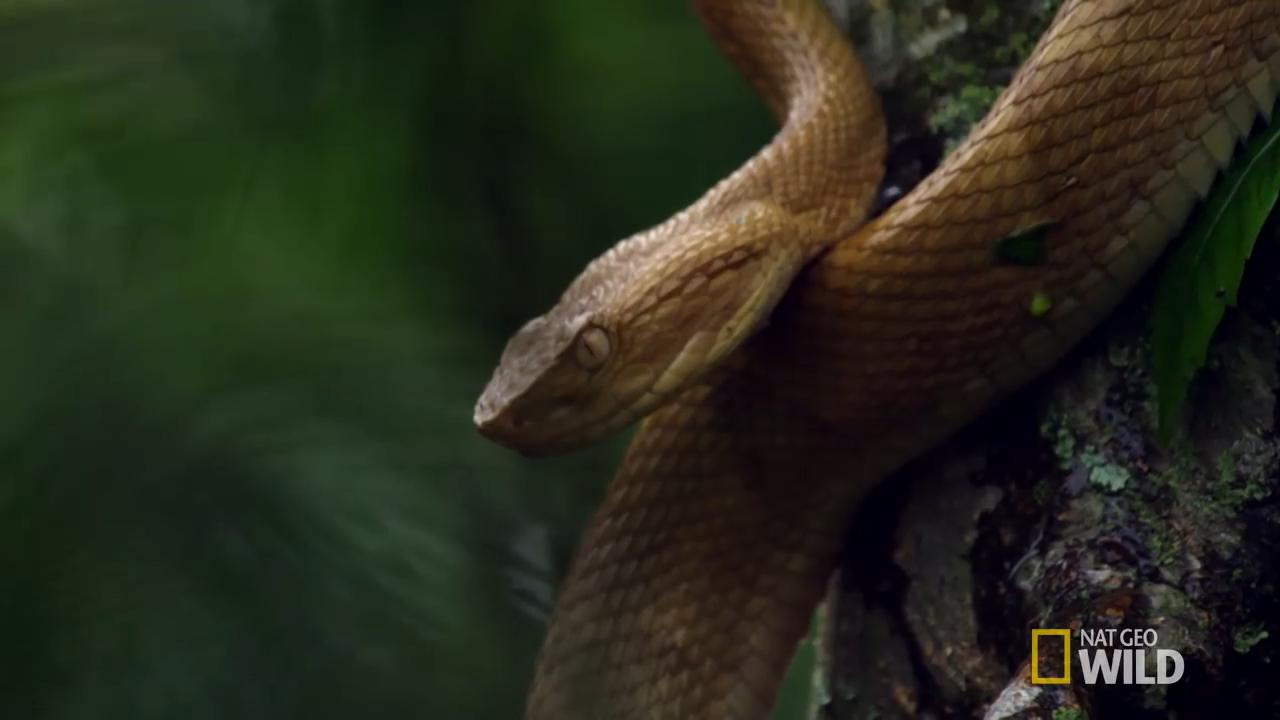
%> input picture prashant.jpg, 1280 x 720 px
$ octave TM.m   (GNU Octave 9; MATLAB toolbox functions it lacks are replaced by stand-ins)
%> lines starting %> are read from the running program, lines starting %| are printed output that depends on the picture
time=cputime;
I = imread('prashant.jpg'); %test image
%> I is the input picture: size 720x1280x3 uint8; mean R, G, B 39.3, 42.1, 28.1
I1 = rgb2gray(I); %grayscale
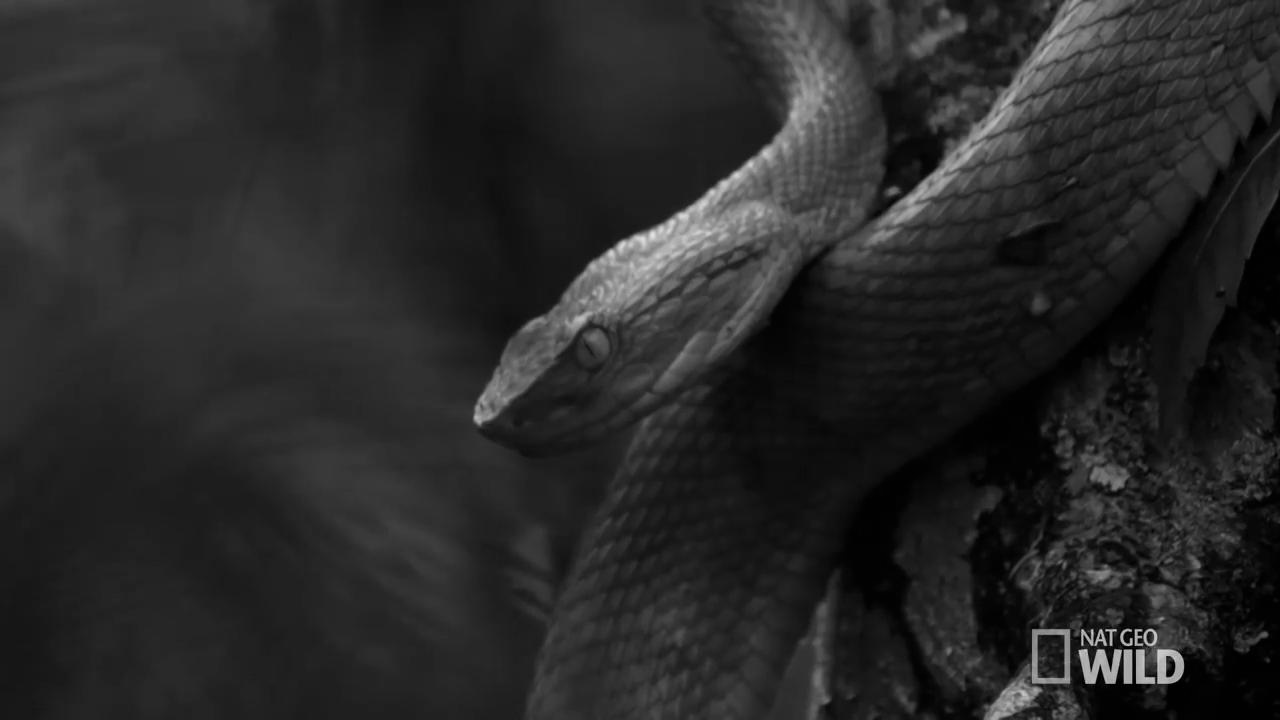
%> I1: size 720x1280 uint8; min 0, max 227, mean 39.7

figure(1);

T = imread('11.jpg'); %crop template
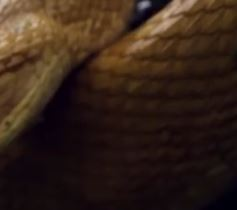
%> input picture 11.JPG, 237 x 210 px
%> T is the input picture: size 210x237x3 uint8; mean R, G, B 52.9, 34.8, 24.3
T2 = rgb2gray(T); %grayscale
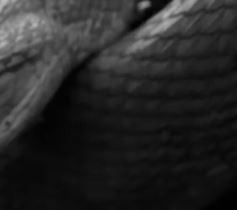
%> T2: size 210x237 uint8; min 1, max 189, mean 39
subplot(2,1,1); imshow(T2);

T = zeros(17,21);
T1 = uint8(T);
for i=118:134
    for j=249:269
        T1(i-117,j-248) = I1(i,j); %extracted template in file
    end
end
subplot(2,1,2); imshow(T1);

%imwrite(T1,'T1g.jpg'); %write to file for storage
%T1 = imread('T1g.jpg'); %extracted templage in file
%T1=T2; %using crop template

figure(2);
subplot(2,1,1); imshow(I1);

f = double (I1);
w = double (T1);

% [5 lines of commented-out code are left out]

[a,b] = size(f);
%> a = 720; b = 1280
[m,n] = size(w);
%> m = 17; n = 21

tlx = (n-1)/2 +1;
%> tlx = 11
tly = (m-1)/2+1;
%> tly = 9
brx = b-(n-1)/2;    %must be careful to avoid noninteger number
%> brx = 1270
bry = a-(m-1)/2;    %must be careful to avoid noninteger number
%> bry = 712

temp = sum(w,2);
%> temp = 17 values, max 814 at index 17, min 770 at index 9, mean 779.5
wbar = sum(temp)/(m*n)*ones(m,n);
wst = w-wbar;

wst2 = times(wst,wst);
temp = sum(wst2,2);
%> temp = 17 values, max 88.58 at index 17, min 18.58 at index 4, mean 38.65
wstd = sum(temp);    %square denominator
%> wstd = 657.1

wf = zeros(m,n);
gamma = zeros(a,b);

%> (the run ends here)
